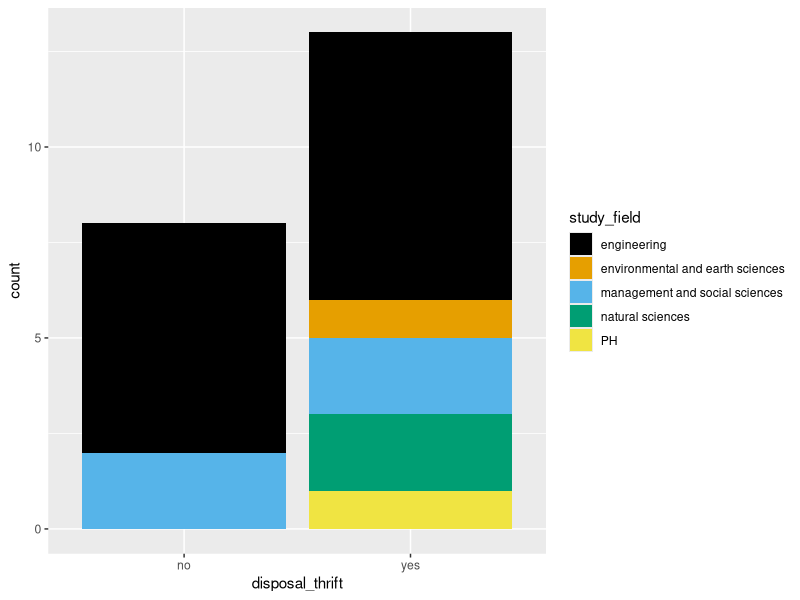

The R script that drew this image:
## ---- chunk 1
library(tidyverse)
library(ggplot2)
library(ggthemes)

data <-  read_csv("data/processed/cloting_data_cleaned.csv")

ggplot(data = data,
       mapping = aes(x = disposal_thrift,
                     fill = study_field)) +
  geom_bar() +
  scale_fill_colorblind()
## ---- chunk 2
# Create data frame with each disposal method and initialize percentage
disposal_habits_df <- data.frame(
  disposal_method = c("Donate", "Flea Market", "Family & Friends",
                      "Sell Online", "Recyling Bins", "Regular Trash", 
                      "Third Party Textile Recycling"),
  disposal_percentages = numeric(7)
)

# Calculate percentage of respondent's disposal habits and assign to correct place in data frame
disposal_habits_df[1, "disposal_percentages"] <- sum(data$disposal_thrift == "yes") / count(data) * 100
disposal_habits_df[2, "disposal_percentages"] <- sum(data$disposal_flea_market == "yes") / count(data) * 100
disposal_habits_df[3, "disposal_percentages"] <- sum(data$disposal_fam_friends == "yes") / count(data) * 100
disposal_habits_df[4, "disposal_percentages"] <- sum(data$disposal_sell_online == "yes") / count(data) * 100
disposal_habits_df[5, "disposal_percentages"] <- sum(data$disposal_recycling_bins == "yes") / count(data) * 100
disposal_habits_df[6, "disposal_percentages"] <- sum(data$disposal_trash == "yes") / count(data) * 100
disposal_habits_df[7, "disposal_percentages"] <- sum(data$disposal_textile_center == "yes") / count(data) * 100

## ---- chunk 3
# Create data frame with each purchasing method and initialize percentage
purchasing_habits_df <- data.frame(
  purchasing_method = c("Thrift", "Hand-me-downs", "Clothing Swaps",
                      "Gifts", "Make Clothing"),
  purchasing_percentages = numeric(5)
)

# Calculate percentage of respondent's purchasing habits and assign to correct place in data frame
purchasing_habits_df[1, "purchasing_percentages"] <- sum(data$get_thrift == "yes") / count(data) * 100
purchasing_habits_df[2, "purchasing_percentages"] <- sum(data$get_hand_me_down == "yes") / count(data) * 100
purchasing_habits_df[3, "purchasing_percentages"] <- sum(data$get_swaps == "yes") / count(data) * 100
purchasing_habits_df[4, "purchasing_percentages"] <- sum(data$get_gifts == "yes") / count(data) * 100
purchasing_habits_df[5, "purchasing_percentages"] <- sum(data$get_make_clothes == "yes") / count(data) * 100
## ---- chunk 4

